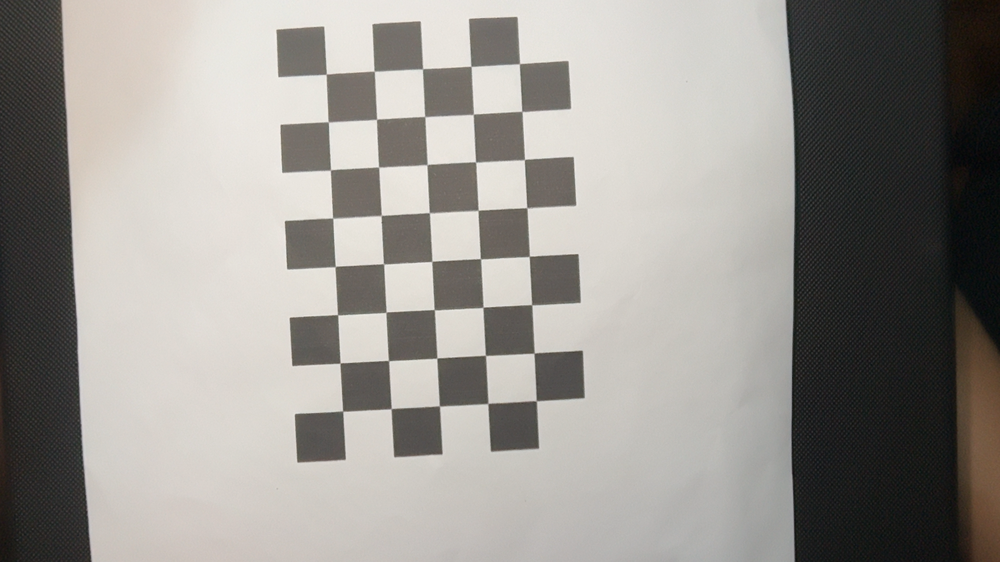
#> input picture stereo_data/cam_mac/image_04.png, 1000 x 562 px, shrunk from 1920 x 1080 before the run
$ python debug_checkerboard.py
#> lines starting #> are read from the running program, lines starting #| are printed output that depends on the picture
import cv2

# สุ่มหยิบรูปจากกล้อง Mac มา 1 รูป (เปลี่ยนชื่อไฟล์เป็นรูปที่คุณคิดว่าถ่ายชัดที่สุด)
img_path = 'stereo_data/cam_mac/image_04.png'
img = cv2.imread(img_path)
#> img is the input picture: shape (562, 1000, 3); mean B, G, R 142.5, 147.3, 150.5

if img is None:
    print("❌ หาไฟล์รูปไม่เจอ เช็คชื่อและ path ของไฟล์อีกทีครับ")
    exit()

gray = cv2.cvtColor(img, cv2.COLOR_BGR2GRAY)

# ลองให้ AI หาตารางทั้ง 2 รูปแบบ (8, 5) และ (5, 8)
patterns_to_try = [(8, 5), (5, 8)]
found = False

print("กำลังวิเคราะห์รูปภาพ...")

for pattern in patterns_to_try:
    # เพิ่ม Flag ช่วยลดปัญหาแสงจ้า (Adaptive Thresh)
    flags = cv2.CALIB_CB_ADAPTIVE_THRESH + cv2.CALIB_CB_NORMALIZE_IMAGE
    ret, corners = cv2.findChessboardCorners(gray, pattern, flags)

    if ret:
        print(f"✅ รอดแล้ว! AI มองเห็นตารางหมากรุกด้วยขนาด {pattern}")
        # วาดเส้นรุ้งๆ โชว์จุดตัด
        cv2.drawChessboardCorners(img, pattern, corners, ret)
        cv2.imshow('Debug - Checkerboard Found!', img)
        print("กดปุ่มอะไรก็ได้บนคีย์บอร์ดเพื่อปิดหน้าต่าง")
        cv2.waitKey(0)
        cv2.destroyAllWindows()
        found = True
        break
#> this loop made 1 pass
#> ret on pass 1: True
#> pass 1, `cv2.imshow('Debug - Checkerboard Found!', img)`:
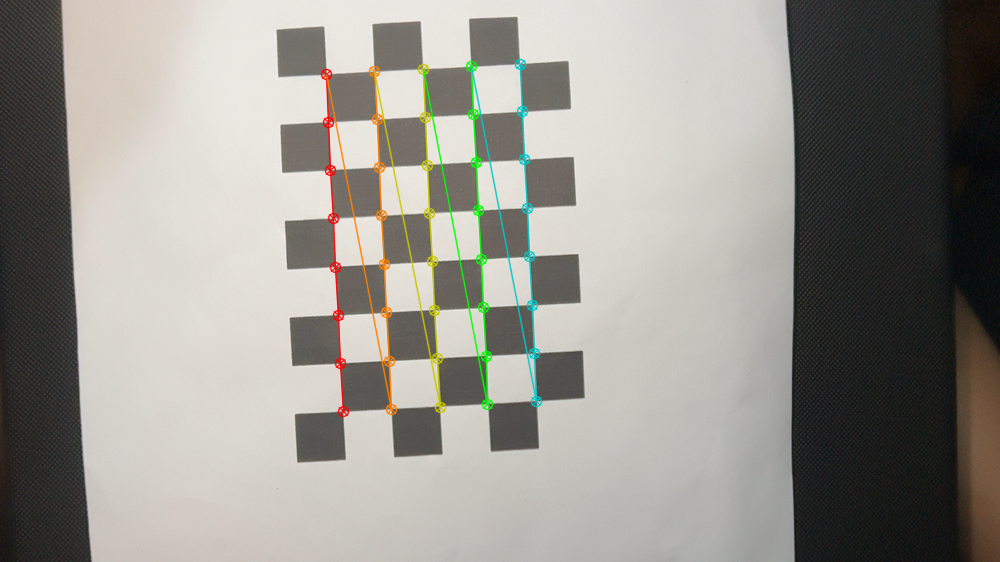
#> window 'Debug - Checkerboard Found!': shape (562, 1000, 3); mean B, G, R 141.3, 147.4, 150.2

if not found:
    print("❌ หาไม่เจอครับ! รูปนี้ใช้ไม่ได้จริงๆ")
    print("👉 สาเหตุที่เป็นไปได้: แสงจ้าบังตาราง, นิ้วบังจุดตัด, กระดาษงอ, หรือถ่ายใกล้/ไกลเกินไป")
